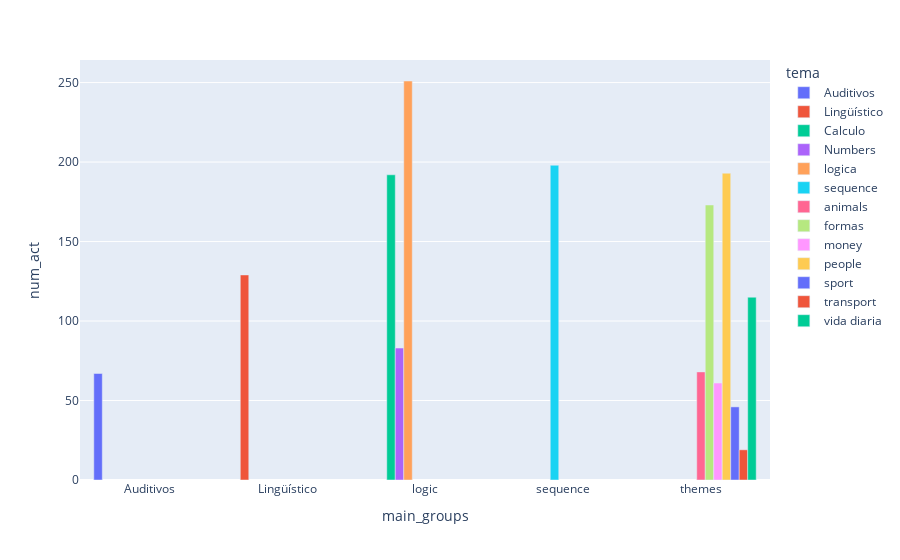

Write notebook code for a chart like this one.
### Code cell
import plotly.express as px
clf_df["main_groups"] = clf_df["tema"].apply(classify)
px.bar(
    data_frame = clf_df.groupby(["main_groups", "tema"])["activity_id"].nunique().reset_index(name = "num_act"),
    x = "main_groups",
    y = "num_act",
    color = "tema",
    barmode = "group",
)

### Figure 1 — Plotly figure (JSON) as saved in the notebook; plotly's stock layout.template omitted (floating-point values rounded to 4 significant figures)
{"data": [{"alignmentgroup": "True", "hovertemplate": "tema=Auditivos<br>main_groups=%{x}<br>num_act=%{y}<extra></extra>", "legendgroup": "Auditivos", "marker": {"color": "#636efa", "pattern": {"shape": ""}}, "name": "Auditivos", "offsetgroup": "Auditivos", "orientation": "v", "showlegend": true, "textposition": "auto", "type": "bar", "x": ["Auditivos"], "xaxis": "x", "y": [67], "yaxis": "y"}, {"alignmentgroup": "True", "hovertemplate": "tema=Lingüístico<br>main_groups=%{x}<br>num_act=%{y}<extra></extra>", "legendgroup": "Lingüístico", "marker": {"color": "#EF553B", "pattern": {"shape": ""}}, "name": "Lingüístico", "offsetgroup": "Lingüístico", "orientation": "v", "showlegend": true, "textposition": "auto", "type": "bar", "x": ["Lingüístico"], "xaxis": "x", "y": [129], "yaxis": "y"}, {"alignmentgroup": "True", "hovertemplate": "tema=Calculo<br>main_groups=%{x}<br>num_act=%{y}<extra></extra>", "legendgroup": "Calculo", "marker": {"color": "#00cc96", "pattern": {"shape": ""}}, "name": "Calculo", "offsetgroup": "Calculo", "orientation": "v", "showlegend": true, "textposition": "auto", "type": "bar", "x": ["logic"], "xaxis": "x", "y": [192], "yaxis": "y"}, {"alignmentgroup": "True", "hovertemplate": "tema=Numbers<br>main_groups=%{x}<br>num_act=%{y}<extra></extra>", "legendgroup": "Numbers", "marker": {"color": "#ab63fa", "pattern": {"shape": ""}}, "name": "Numbers", "offsetgroup": "Numbers", "orientation": "v", "showlegend": true, "textposition": "auto", "type": "bar", "x": ["logic"], "xaxis": "x", "y": [83], "yaxis": "y"}, {"alignmentgroup": "True", "hovertemplate": "tema=logica<br>main_groups=%{x}<br>num_act=%{y}<extra></extra>", "legendgroup": "logica", "marker": {"color": "#FFA15A", "pattern": {"shape": ""}}, "name": "logica", "offsetgroup": "logica", "orientation": "v", "showlegend": true, "textposition": "auto", "type": "bar", "x": ["logic"], "xaxis": "x", "y": [251], "yaxis": "y"}, {"alignmentgroup": "True", "hovertemplate": "tema=sequence<br>main_groups=%{x}<br>num_act=%{y}<extra></extra>", "legendgroup": "sequence", "marker": {"color": "#19d3f3", "pattern": {"shape": ""}}, "name": "sequence", "offsetgroup": "sequence", "orientation": "v", "showlegend": true, "textposition": "auto", "type": "bar", "x": ["sequence"], "xaxis": "x", "y": [198], "yaxis": "y"}, {"alignmentgroup": "True", "hovertemplate": "tema=animals<br>main_groups=%{x}<br>num_act=%{y}<extra></extra>", "legendgroup": "animals", "marker": {"color": "#FF6692", "pattern": {"shape": ""}}, "name": "animals", "offsetgroup": "animals", "orientation": "v", "showlegend": true, "textposition": "auto", "type": "bar", "x": ["themes"], "xaxis": "x", "y": [68], "yaxis": "y"}, {"alignmentgroup": "True", "hovertemplate": "tema=formas<br>main_groups=%{x}<br>num_act=%{y}<extra></extra>", "legendgroup": "formas", "marker": {"color": "#B6E880", "pattern": {"shape": ""}}, "name": "formas", "offsetgroup": "formas", "orientation": "v", "showlegend": true, "textposition": "auto", "type": "bar", "x": ["themes"], "xaxis": "x", "y": [173], "yaxis": "y"}, {"alignmentgroup": "True", "hovertemplate": "tema=money<br>main_groups=%{x}<br>num_act=%{y}<extra></extra>", "legendgroup": "money", "marker": {"color": "#FF97FF", "pattern": {"shape": ""}}, "name": "money", "offsetgroup": "money", "orientation": "v", "showlegend": true, "textposition": "auto", "type": "bar", "x": ["themes"], "xaxis": "x", "y": [61], "yaxis": "y"}, {"alignmentgroup": "True", "hovertemplate": "tema=people<br>main_groups=%{x}<br>num_act=%{y}<extra></extra>", "legendgroup": "people", "marker": {"color": "#FECB52", "pattern": {"shape": ""}}, "name": "people", "offsetgroup": "people", "orientation": "v", "showlegend": true, "textposition": "auto", "type": "bar", "x": ["themes"], "xaxis": "x", "y": [193], "yaxis": "y"}, {"alignmentgroup": "True", "hovertemplate": "tema=sport<br>main_groups=%{x}<br>num_act=%{y}<extra></extra>", "legendgroup": "sport", "marker": {"color": "#636efa", "pattern": {"shape": ""}}, "name": "sport", "offsetgroup": "sport", "orientation": "v", "showlegend": true, "textposition": "auto", "type": "bar", "x": ["themes"], "xaxis": "x", "y": [46], "yaxis": "y"}, {"alignmentgroup": "True", "hovertemplate": "tema=transport<br>main_groups=%{x}<br>num_act=%{y}<extra></extra>", "legendgroup": "transport", "marker": {"color": "#EF553B", "pattern": {"shape": ""}}, "name": "transport", "offsetgroup": "transport", "orientation": "v", "showlegend": true, "textposition": "auto", "type": "bar", "x": ["themes"], "xaxis": "x", "y": [19], "yaxis": "y"}, {"alignmentgroup": "True", "hovertemplate": "tema=vida diaria<br>main_groups=%{x}<br>num_act=%{y}<extra></extra>", "legendgroup": "vida diaria", "marker": {"color": "#00cc96", "pattern": {"shape": ""}}, "name": "vida diaria", "offsetgroup": "vida diaria", "orientation": "v", "showlegend": true, "textposition": "auto", "type": "bar", "x": ["themes"], "xaxis": "x", "y": [115], "yaxis": "y"}], "layout": {"barmode": "group", "legend": {"title": {"text": "tema"}, "tracegroupgap": 0}, "margin": {"t": 60}, "xaxis": {"anchor": "y", "domain": [0, 1], "title": {"text": "main_groups"}}, "yaxis": {"anchor": "x", "domain": [0, 1], "title": {"text": "num_act"}}}}
